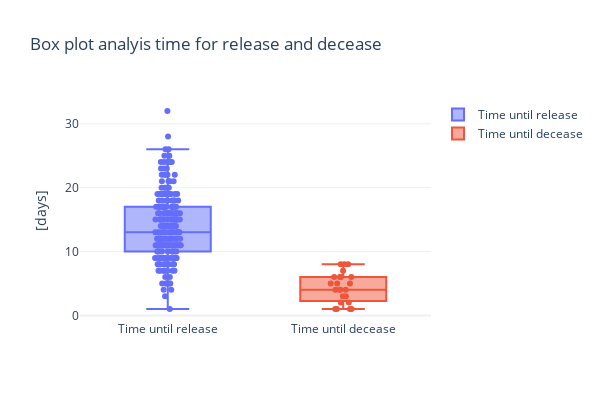

Here is the notebook cell this chart was saved with:
### Markdown cell above
### What is the course of the infection, are there difference for different demographic groups?
Let's take a look a the time for recovering and deceasing

### Code cell
fig = go.Figure()
val_rec=df[df['recovering_time'].notnull()]['recovering_time']

val_dec=df[df['deceasing_time'].notnull()]['deceasing_time']

y_rec=[int(i.split(' days')[0]) for i in val_rec.astype(str).values if int(i.split(' days')[0])>0]
fig.add_trace(go.Box(y=y_rec, boxpoints='all', name='Time until release',
            jitter=0.3,pointpos=0))
y_dec=[int(i.split(' days')[0]) for i in val_dec.astype(str).values if int(i.split(' days')[0])>0]
fig.add_trace(go.Box(y=y_dec, boxpoints='all', name='Time until decease', 
            jitter=0.3,pointpos=0))

fig.update_yaxes(title_text="[days]")
fig.update_layout(height=400,
                  width=600,
                  title_text="Box plot analyis time for release and decease",
                  template="plotly_white")
fig.show()

### Figure 1 — Plotly figure (JSON) as saved in the notebook; plotly's stock layout.template omitted (floating-point values rounded to 4 significant figures; data arrays with more than 128 entries replaced by an {"elided": "..."} marker saying what was removed)
{"data": [{"boxpoints": "all", "jitter": 0.3, "name": "Time until release", "pointpos": 0, "type": "box", "y": {"elided": "230 int values"}}, {"boxpoints": "all", "jitter": 0.3, "name": "Time until decease", "pointpos": 0, "type": "box", "y": [5, 5, 7, 8, 4, 4, 6, 5, 6, 1, 2, 6, 8, 6, 2, 8, 1, 1, 4, 4, 3, 1, 3]}], "layout": {"height": 400, "title": {"text": "Box plot analyis time for release and decease"}, "width": 600, "yaxis": {"title": {"text": "[days]"}}}}
